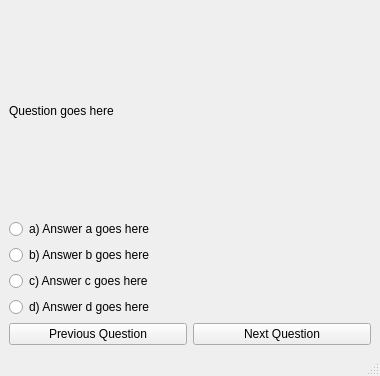
<?xml version="1.0" encoding="UTF-8"?>
<ui version="4.0">
 <class>QuestionWindow</class>
 <widget class="QMainWindow" name="QuestionWindow">
  <property name="geometry">
   <rect>
    <x>0</x>
    <y>0</y>
    <width>380</width>
    <height>376</height>
   </rect>
  </property>
  <property name="windowTitle">
   <string>MainWindow</string>
  </property>
  <widget class="QWidget" name="centralwidget">
   <layout class="QGridLayout" name="gridLayout_2">
    <item row="0" column="0">
     <layout class="QGridLayout" name="mainLayout">
      <item row="5" column="0">
       <widget class="QPushButton" name="pushButton">
        <property name="text">
         <string>Previous Question</string>
        </property>
       </widget>
      </item>
      <item row="5" column="1">
       <widget class="QPushButton" name="pushButton_2">
        <property name="text">
         <string>Next Question</string>
        </property>
       </widget>
      </item>
      <item row="1" column="0" colspan="2">
       <widget class="QRadioButton" name="answerAButton">
        <property name="text">
         <string>a) Answer a goes here</string>
        </property>
       </widget>
      </item>
      <item row="0" column="0" colspan="2">
       <widget class="QLabel" name="questionLabel">
        <property name="text">
         <string>Question goes here</string>
        </property>
       </widget>
      </item>
      <item row="3" column="0" colspan="2">
       <widget class="QRadioButton" name="answerCButton">
        <property name="text">
         <string>c) Answer c goes here</string>
        </property>
       </widget>
      </item>
      <item row="2" column="0" colspan="2">
       <widget class="QRadioButton" name="answerBButton">
        <property name="text">
         <string>b) Answer b goes here</string>
        </property>
       </widget>
      </item>
      <item row="4" column="0" colspan="2">
       <widget class="QRadioButton" name="answerDButton">
        <property name="text">
         <string>d) Answer d goes here</string>
        </property>
       </widget>
      </item>
     </layout>
    </item>
   </layout>
  </widget>
  <widget class="QMenuBar" name="menubar">
   <property name="geometry">
    <rect>
     <x>0</x>
     <y>0</y>
     <width>380</width>
     <height>21</height>
    </rect>
   </property>
  </widget>
  <widget class="QStatusBar" name="statusbar"/>
 </widget>
 <resources/>
 <connections/>
</ui>
